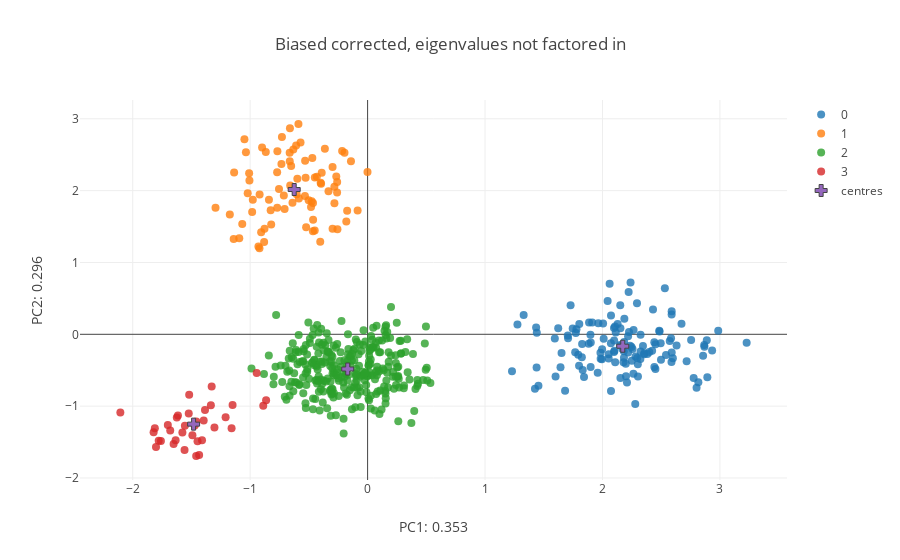

Source (notebook cell):
### Markdown cell above
Plotting our original samples onto our re-computed feature space:

### Code cell
corr_centroids= [np.mean(New_features[[y for y in range(New_features.shape[0]) if labels_bias[y] == z],:],axis= 0) for z in range(N_pops)]
corr_centroids= np.array(corr_centroids)

fig_data= [go.Scatter(
        x = New_features[[x for x in range(sum(Sizes_bias)) if labels_bias[x] == i],0],
        y = New_features[[x for x in range(sum(Sizes_bias)) if labels_bias[x] == i],1],
        type='scatter',
        mode= "markers",
        marker= {
        'line': {'width': 0},
        'size': 8,
        'symbol': 'circle',
      "opacity": .8
      },
      name= str(i)
    ) for i in range(N_pops)]

fig_data.append(
    go.Scatter(
        x= corr_centroids[:,0],
        y= corr_centroids[:,1],
        type= 'scatter',
        mode= 'markers',
        name= 'centres',
        marker= {
        'line': {'width': 1},
        'size': 10,
        'symbol': 'cross'
        }
    )
)


layout = go.Layout(
    title= 'Biased corrected, eigenvalues not factored in',
    yaxis=dict(
        title='PC2: {}'.format(round(var_comp[1],3))),
    xaxis=dict(
    title= 'PC1: {}'.format(round(var_comp[0],3))),
)

fig = go.Figure(data=fig_data, layout=layout)
iplot(fig)

### Figure 1 — Plotly figure (JSON) as saved in the notebook; plotly's stock layout.template omitted (floating-point values rounded to 4 significant figures; data arrays with more than 128 entries replaced by an {"elided": "..."} marker saying what was removed)
{"data": [{"marker": {"line": {"width": 0}, "opacity": 0.8, "size": 8, "symbol": "circle"}, "mode": "markers", "name": "0", "type": "scatter", "x": {"elided": "130 float values"}, "y": {"elided": "130 float values"}}, {"marker": {"line": {"width": 0}, "opacity": 0.8, "size": 8, "symbol": "circle"}, "mode": "markers", "name": "1", "type": "scatter", "x": [-1.021, -0.6396, -0.4818, -0.4706, -1.173, -0.9208, -0.4502, -0.7696, -0.4761, -0.464, -0.8401, -0.3638, -0.983, -0.9775, -0.571, -0.2829, -0.9064, -0.8208, -0.5853, -0.4649, -0.8669, -0.2168, -0.2569, -0.1969, -0.6043, -0.1741, -0.6327, -1.295, -0.2598, -1.14, -0.5889, -0.08499, -1.049, -0.5279, -0.6629, -0.7295, -0.7545, -0.001013, -0.4323, -0.396, -0.6613, -0.7681, -0.7337, -0.7703, -0.2983, -0.2984, -0.651, -1.137, -0.7067, -0.7135, -0.5019, -1.006, -1.093, -0.4656, -0.878, -0.5321, -0.9195, -0.3909, -1.036, -0.3999, -0.8254, -1.067, -0.4494, -0.5982, -0.5234, -0.2667, -0.6591, -0.9295, -0.1416, -0.333, -0.8811, -0.6636, -0.1812, -0.6087, -0.2826, -0.2591, -1.009, -0.4032, -0.8984, -0.5335], "y": [1.965, 1.83, 1.771, 2.454, 1.669, 1.199, 1.446, 1.761, 1.85, 1.594, 1.872, 2.584, 1.704, 1.871, 2.672, 2.055, 1.421, 1.528, 1.891, 1.828, 2.537, 2.553, 1.464, 2.527, 1.95, 1.719, 2.573, 1.762, 1.972, 1.325, 2.928, 1.723, 2.717, 2.178, 2.409, 2.748, 2.021, 2.261, 2.194, 2.094, 2.869, 2.547, 2.37, 2.256, 1.47, 2.328, 2.341, 2.253, 1.744, 1.932, 1.866, 2.14, 1.335, 1.435, 1.469, 2.414, 1.945, 2.249, 2.535, 2.111, 1.725, 1.537, 2.182, 2.164, 1.492, 2.196, 2.072, 1.224, 2.41, 1.993, 1.286, 2.527, 1.571, 2.627, 1.826, 2.12, 2.244, 1.289, 2.601, 1.924]}, {"marker": {"line": {"width": 0}, "opacity": 0.8, "size": 8, "symbol": "circle"}, "mode": "markers", "name": "2", "type": "scatter", "x": {"elided": "300 float values"}, "y": {"elided": "300 float values"}}, {"marker": {"line": {"width": 0}, "opacity": 0.8, "size": 8, "symbol": "circle"}, "mode": "markers", "name": "3", "type": "scatter", "x": [-1.448, -0.8885, -1.519, -1.459, -1.625, -1.76, -1.779, -1.802, -2.105, -1.559, -1.472, -1.385, -1.41, -1.577, -1.822, -1.304, -1.46, -0.8643, -1.615, -1.523, -1.652, -0.9444, -1.701, -1.396, -1.209, -1.492, -1.328, -1.434, -1.335, -1.812, -1.158, -1.556, -1.635, -1.15, -1.681], "y": [-1.488, -0.9939, -0.8398, -1.213, -1.158, -1.484, -1.482, -1.569, -1.089, -1.61, -1.27, -1.052, -1.475, -1.366, -1.363, -1.296, -1.694, -0.9189, -1.131, -1.104, -1.526, -0.5378, -1.261, -1.201, -1.156, -1.405, -0.728, -1.678, -0.9886, -1.308, -1.306, -1.274, -1.473, -0.9852, -1.34]}, {"marker": {"line": {"width": 1}, "size": 10, "symbol": "cross"}, "mode": "markers", "name": "centres", "type": "scatter", "x": [2.173, -0.6251, -0.1692, -1.482], "y": [-0.1657, 2.015, -0.483, -1.25]}], "layout": {"title": "Biased corrected, eigenvalues not factored in", "xaxis": {"title": "PC1: 0.353"}, "yaxis": {"title": "PC2: 0.296"}}}
